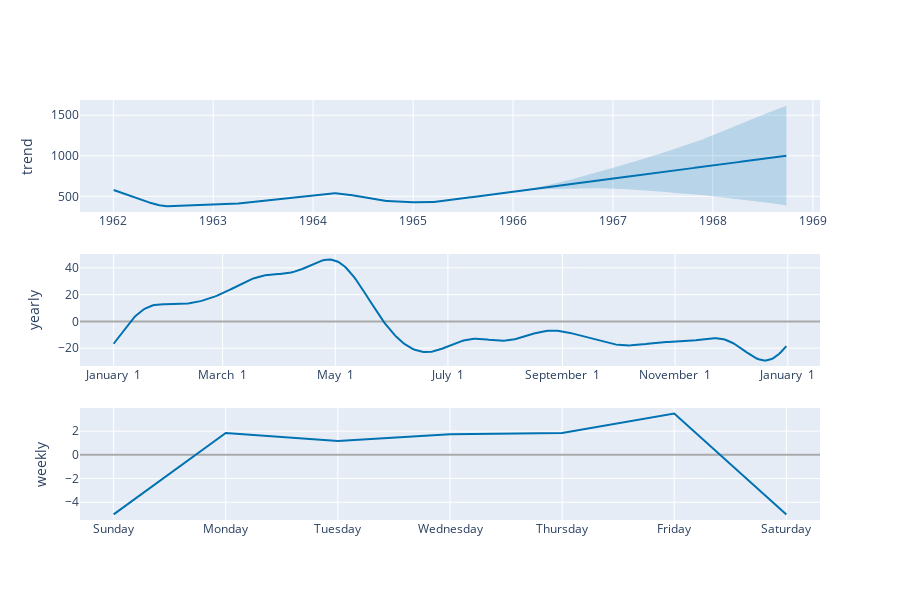

This figure's notebook cell:
### Code cell
# Interactive components
fig2 = plot_components_plotly(m, forecast)
fig2

### Figure 1 — Plotly figure (JSON) as saved in the notebook; plotly's stock layout.template omitted (floating-point values rounded to 4 significant figures; data arrays with more than 128 entries replaced by an {"elided": "..."} marker saying what was removed)
{"data": [{"line": {"color": "#0072B2", "width": 2}, "mode": "lines", "name": "trend", "type": "scatter", "x": {"elided": "2008 str values"}, "xaxis": "x", "y": {"elided": "2008 float values"}, "yaxis": "y"}, {"line": {"color": "rgba(0, 114, 178, 0.2)", "width": 0}, "mode": "lines", "name": "trend_upper", "type": "scatter", "x": {"elided": "2008 str values"}, "xaxis": "x", "y": {"elided": "2008 float values"}, "yaxis": "y"}, {"fill": "tonexty", "fillcolor": "rgba(0, 114, 178, 0.2)", "line": {"color": "rgba(0, 114, 178, 0.2)", "width": 0}, "mode": "lines", "name": "trend_lower", "type": "scatter", "x": {"elided": "2008 str values"}, "xaxis": "x", "y": {"elided": "2008 float values"}, "yaxis": "y"}, {"line": {"color": "#0072B2", "width": 2}, "mode": "lines", "name": "yearly", "type": "scatter", "x": {"elided": "365 str values"}, "xaxis": "x2", "y": {"elided": "365 float values"}, "yaxis": "y2"}, {"line": {"color": "#0072B2", "width": 2}, "mode": "lines", "name": "weekly", "type": "scatter", "x": ["2017-01-01T00:00:00", "2017-01-02T00:00:00", "2017-01-03T00:00:00", "2017-01-04T00:00:00", "2017-01-05T00:00:00", "2017-01-06T00:00:00", "2017-01-07T00:00:00"], "xaxis": "x3", "y": [-5.024, 1.839, 1.164, 1.728, 1.839, 3.478, -5.024], "yaxis": "y3"}], "layout": {"height": 600, "showlegend": false, "width": 900, "xaxis": {"anchor": "y", "domain": [0, 1], "range": ["1961-09-01T01:12:00", "1969-01-26T22:48:00"], "type": "date"}, "xaxis2": {"anchor": "y2", "domain": [0, 1], "range": ["2016-12-13T18:54:02.958904115", "2018-01-18T11:04:57.863013581"], "tickformat": "%B %e", "type": "date"}, "xaxis3": {"anchor": "y3", "domain": [0, 1], "range": ["2016-12-31T16:48:00", "2017-01-07T07:12:00"], "tickformat": "%A", "type": "date"}, "yaxis": {"anchor": "x", "domain": [0.7333, 1], "rangemode": "normal", "title": {"text": "trend"}, "zerolinecolor": "#AAA"}, "yaxis2": {"anchor": "x2", "domain": [0.3667, 0.6333], "title": {"text": "yearly"}, "zerolinecolor": "#AAA"}, "yaxis3": {"anchor": "x3", "domain": [0, 0.2667], "title": {"text": "weekly"}, "zerolinecolor": "#AAA"}}}
